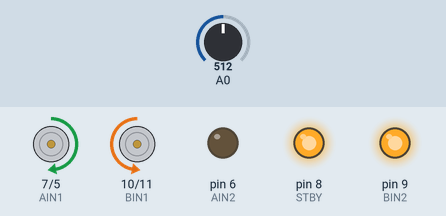
Simulated run of this sketch. Board: Arduino Uno, built with avr-gcc and run on an emulated ATmega328P. On the bench: direction and speed pins drawn as motors (green arrow = direction pin HIGH = forward, orange = LOW = backward, longer = more drive, stopped while the standby pin is LOW), output pins drawn as LEDs (lit = HIGH). Inputs (shaded band) come from the test bench; at power-on: A0 = 512.

Above: at 1.2 s.
1.3 s: A0 set to 716
At 2.0 s:
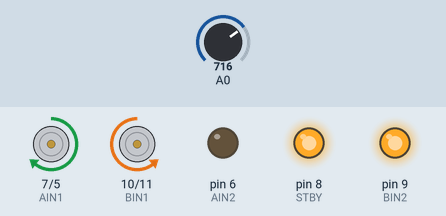
2.8 s: A0 set to 900
At 3.1 s:
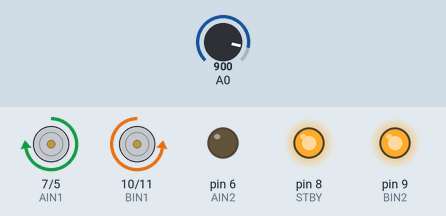
4.3 s: A0 set to 122
At 5.5 s:
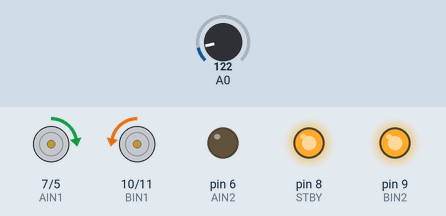
5.8 s: A0 set to 0
At 6.6 s:
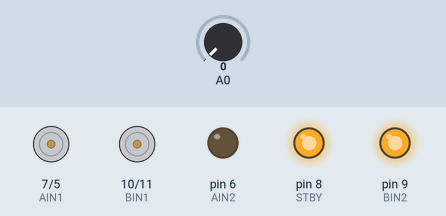
7.3 s: A0 set to 511
At 7.7 s:
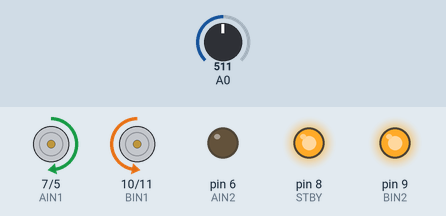
Timing chart, 0 to 9.8 s (numbered marks = the images above; inputs shaded):
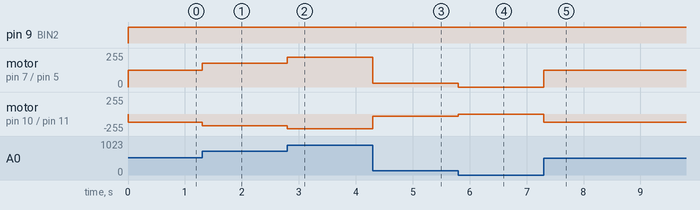

The sketch:

draiver_dvigatelei_3.ino
```cpp
int PWMA = 5;
int AIN1 = 7;
int AIN2 = 6;

int PWMB = 11;
int BIN1 = 10;
int BIN2 = 9;

int STBY = 8;

int Speed = 0;
void setup()
{
  pinMode(PWMA,OUTPUT);
  pinMode(AIN1,OUTPUT);
  pinMode(AIN2,OUTPUT);

  pinMode(PWMB,OUTPUT);
  pinMode(BIN1,OUTPUT);
  pinMode(BIN2,OUTPUT);

  pinMode(STBY,OUTPUT);
  digitalWrite(STBY,HIGH);
}
void loop()
{
  int val = analogRead(A0);
  Speed = map(val, 0, 1023, 0, 255);
  Speed = constrain(Speed, 0, 255);

  digitalWrite(AIN1,HIGH);
  digitalWrite(AIN2,LOW);
  analogWrite(PWMA,Speed);

  digitalWrite(BIN1,LOW);
  digitalWrite(BIN2,HIGH);
  analogWrite(PWMB,Speed);
}
```

Measured:
- after the input at 1.3 s, motor on pin 7 (AIN1) / pin 5 (PWMA): forward 127/255 → forward 178/255 at once; motor on pin 10 (BIN1) / pin 11 (PWMB): backward 127/255 → backward 178/255 at once
- after the input at 2.8 s, motor on pin 7 (AIN1) / pin 5 (PWMA): forward 178/255 → forward 224/255 at once; motor on pin 10 (BIN1) / pin 11 (PWMB): backward 178/255 → backward 224/255 at once
- after the input at 4.3 s, motor on pin 7 (AIN1) / pin 5 (PWMA): forward 224/255 → forward 30/255 at once; motor on pin 10 (BIN1) / pin 11 (PWMB): backward 224/255 → backward 30/255 at once
- after the input at 5.8 s, motor on pin 7 (AIN1) / pin 5 (PWMA): forward 30/255 → stopped at once; motor on pin 10 (BIN1) / pin 11 (PWMB): backward 30/255 → stopped at once
- after the input at 7.3 s, motor on pin 7 (AIN1) / pin 5 (PWMA): stopped → forward 127/255 at once; motor on pin 10 (BIN1) / pin 11 (PWMB): stopped → backward 127/255 at once
